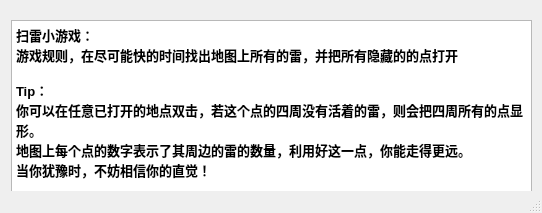
<?xml version="1.0" encoding="UTF-8"?>
<ui version="4.0">
 <class>HelpWindow</class>
 <widget class="QMainWindow" name="HelpWindow">
  <property name="geometry">
   <rect>
    <x>0</x>
    <y>0</y>
    <width>542</width>
    <height>213</height>
   </rect>
  </property>
  <property name="windowTitle">
   <string>MainWindow</string>
  </property>
  <widget class="QWidget" name="centralwidget">
   <widget class="QTextBrowser" name="helpText">
    <property name="geometry">
     <rect>
      <x>11</x>
      <y>20</y>
      <width>521</width>
      <height>181</height>
     </rect>
    </property>
    <property name="html">
     <string>&lt;!DOCTYPE HTML PUBLIC &quot;-//W3C//DTD HTML 4.0//EN&quot; &quot;http://www.w3.org/TR/REC-html40/strict.dtd&quot;&gt;
&lt;html&gt;&lt;head&gt;&lt;meta name=&quot;qrichtext&quot; content=&quot;1&quot; /&gt;&lt;style type=&quot;text/css&quot;&gt;
p, li { white-space: pre-wrap; }
&lt;/style&gt;&lt;/head&gt;&lt;body style=&quot; font-family:'SimSun'; font-size:11.25pt; font-weight:400; font-style:normal;&quot;&gt;
&lt;p style=&quot; margin-top:0px; margin-bottom:0px; margin-left:0px; margin-right:0px; -qt-block-indent:0; text-indent:0px;&quot;&gt;&lt;span style=&quot; font-size:10pt; font-weight:600;&quot;&gt;扫雷小游戏：&lt;/span&gt;&lt;/p&gt;
&lt;p style=&quot; margin-top:0px; margin-bottom:0px; margin-left:0px; margin-right:0px; -qt-block-indent:0; text-indent:0px;&quot;&gt;&lt;span style=&quot; font-size:10pt; font-weight:600;&quot;&gt;游戏规则，在尽可能快的时间找出地图上所有的雷，并把所有隐藏的的点打开&lt;/span&gt;&lt;/p&gt;
&lt;p style=&quot;-qt-paragraph-type:empty; margin-top:0px; margin-bottom:0px; margin-left:0px; margin-right:0px; -qt-block-indent:0; text-indent:0px; font-size:10pt; font-weight:600;&quot;&gt;&lt;br /&gt;&lt;/p&gt;
&lt;p style=&quot; margin-top:0px; margin-bottom:0px; margin-left:0px; margin-right:0px; -qt-block-indent:0; text-indent:0px;&quot;&gt;&lt;span style=&quot; font-size:10pt; font-weight:600;&quot;&gt;Tip：&lt;/span&gt;&lt;/p&gt;
&lt;p style=&quot; margin-top:0px; margin-bottom:0px; margin-left:0px; margin-right:0px; -qt-block-indent:0; text-indent:0px;&quot;&gt;&lt;span style=&quot; font-size:10pt; font-weight:600;&quot;&gt;你可以在任意已打开的地点双击，若这个点的四周没有活着的雷，则会把四周所有的点显形。&lt;/span&gt;&lt;/p&gt;
&lt;p style=&quot; margin-top:0px; margin-bottom:0px; margin-left:0px; margin-right:0px; -qt-block-indent:0; text-indent:0px;&quot;&gt;&lt;span style=&quot; font-size:10pt; font-weight:600;&quot;&gt;地图上每个点的数字表示了其周边的雷的数量，利用好这一点，你能走得更远。&lt;/span&gt;&lt;/p&gt;
&lt;p style=&quot; margin-top:0px; margin-bottom:0px; margin-left:0px; margin-right:0px; -qt-block-indent:0; text-indent:0px;&quot;&gt;&lt;span style=&quot; font-size:10pt; font-weight:600;&quot;&gt;当你犹豫时，不妨相信你的直觉！&lt;/span&gt;&lt;/p&gt;&lt;/body&gt;&lt;/html&gt;</string>
    </property>
   </widget>
  </widget>
  <widget class="QStatusBar" name="statusbar"/>
 </widget>
 <resources/>
 <connections/>
</ui>
